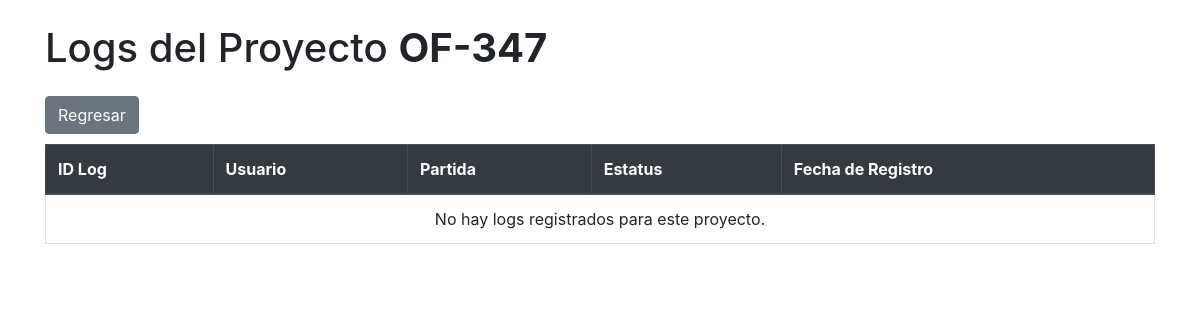
The page /ERP/ver_logs.php?id=347 (signed in) on the database as committed earlier.
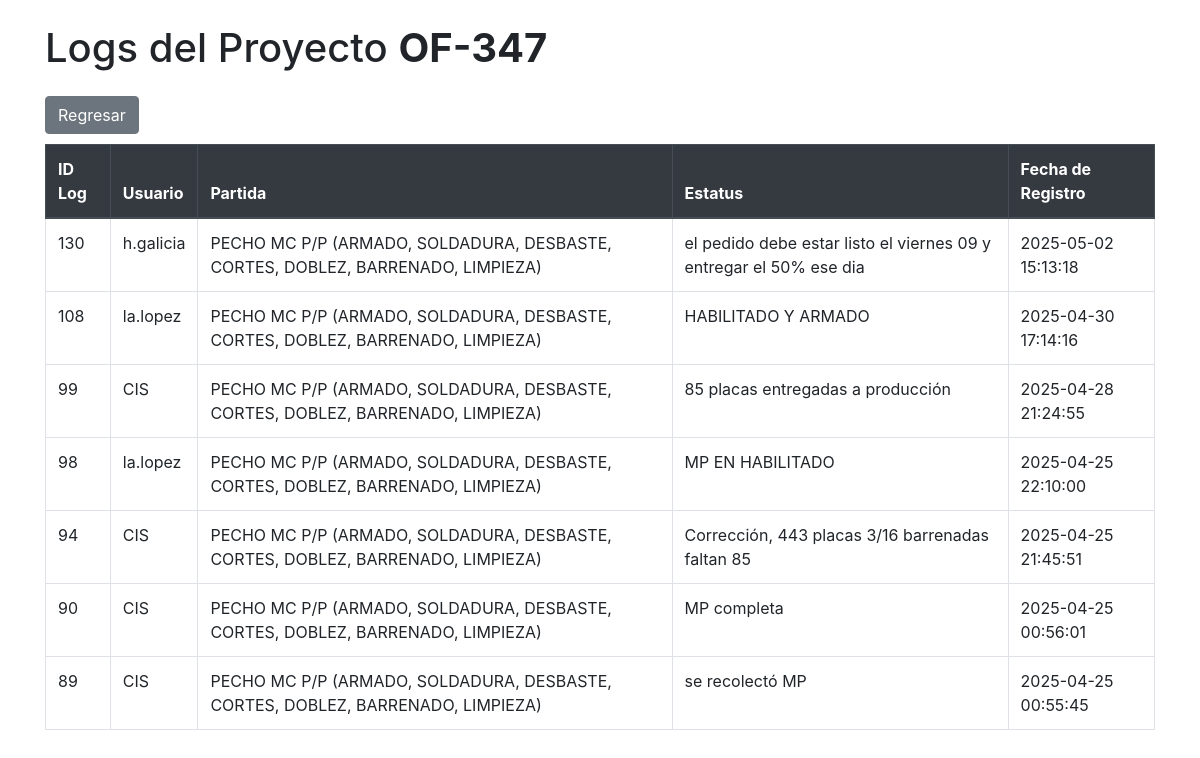
The same page on the database as committed later.
### tables this page shows
CREATE TABLE `registro_estatus` (
  `id` int(11) NOT NULL,
  `id_proyecto` varchar(100) DEFAULT NULL,
  `estatus_log` varchar(255) DEFAULT 'sin registro',
  `fecha_log` timestamp NOT NULL DEFAULT current_timestamp(),
  `id_usuario` int(11) DEFAULT NULL,
  `id_partida` int(11) DEFAULT NULL,
  `id_fab` int(11) DEFAULT NULL
);

CREATE TABLE `users` (
  `id` int(11) NOT NULL,
  `username` varchar(50) NOT NULL,
  `password` varchar(90) NOT NULL,
  `role` varchar(50) DEFAULT NULL,
  `nombre` varchar(50) NOT NULL,
  `apellido` varchar(80) NOT NULL
);

CREATE TABLE `partidas` (
  `id` int(11) NOT NULL,
  `descripcion` varchar(255) NOT NULL,
  `cod_fab` varchar(100) NOT NULL,
  `proceso` varchar(10) DEFAULT NULL,
  `cantidad` int(11) NOT NULL,
  `unidad_medida` varchar(10) NOT NULL,
  `precio_unitario` float NOT NULL,
  `subtotal` decimal(10,2) GENERATED ALWAYS AS (`cantidad` * `precio_unitario`) VIRTUAL,
  `iva` decimal(10,2) GENERATED ALWAYS AS (`subtotal` * 0.16) VIRTUAL,
  `total` decimal(10,2) GENERATED ALWAYS AS (`subtotal` + `iva`) VIRTUAL,
  `id_pd` int(11) DEFAULT NULL
);

### ERP/ver_logs.php (the view, shortened to what this page needs)
<?php
require 'C:/xampp/htdocs/db_connect.php';
$proyecto_id = $_GET['id'];
$sql = "SELECT
            re.id,
            u.username AS nombre_usuario,
            p.descripcion AS nombre_partida,
            re.estatus_log,
            re.fecha_log
        FROM registro_estatus re
        INNER JOIN partidas p ON re.id_partida = p.id
        INNER JOIN users u ON re.id_usuario = u.id
        WHERE re.id_fab = ?  -- Filtrar por id_fab de orden_fab
        ORDER BY re.fecha_log DESC";
$stmt = $conn->prepare($sql);
$stmt->bind_param("s", $proyecto_id);
$stmt->execute();
$result = $stmt->get_result();
?>
<!DOCTYPE html>
<html lang="es">
<head>
    <link rel="stylesheet" href="https://stackpath.bootstrapcdn.com/bootstrap/4.5.2/css/bootstrap.min.css">
</head>
<body>
<div class="container mt-4">
    <h1>Logs del Proyecto <b>OF-<?php echo htmlspecialchars($proyecto_id); ?></b></h1>
    <a href="ver_proyecto.php?id=<?php echo urlencode($proyecto_id); ?>" class="btn btn-secondary mt-3" style="margin-bottom: 10px;">Regresar</a>
    <table class="table table-bordered">
        <thead class="thead-dark">
            <tr>
                <th>ID Log</th>
                <th>Usuario</th>
                <th>Partida</th>
                <th>Estatus</th>
                <th>Fecha de Registro</th>
            </tr>
        </thead>
        <tbody>
        <?php
        if ($result->num_rows > 0) {
            while ($row = $result->fetch_assoc()) {
                echo "<tr>";
                echo "<td>" . $row["id"] . "</td>";
                echo "<td>" . htmlspecialchars($row["nombre_usuario"]) . "</td>";
                echo "<td>" . htmlspecialchars($row["nombre_partida"]) . "</td>";
                echo "<td>" . htmlspecialchars($row["estatus_log"]) . "</td>";
                echo "<td>" . htmlspecialchars($row["fecha_log"]) . "</td>";
                echo "</tr>";
            }
        } else {
            echo "<tr><td colspan='5' class='text-center'>No hay logs registrados para este proyecto.</td></tr>";
        }
        ?>
        </tbody>
    </table>
</div>
</body>
</html>

Rows that differ between the two databases and show on the page:
added registro_estatus: id "130", id_usuario.username "h.galicia", id_partida.descripcion "PECHO MC P/P (ARMADO, SOLDADURA, DESBASTE, CORTES, DOBLEZ, BARRENADO, LIMPIEZA)", estatus_log "el pedido debe estar listo el viernes 09 y entregar el 50% ese dia", fecha_log "2025-05-02 15:13:18"
added registro_estatus: id "108", id_usuario.username "la.lopez", id_partida.descripcion "PECHO MC P/P (ARMADO, SOLDADURA, DESBASTE, CORTES, DOBLEZ, BARRENADO, LIMPIEZA)", estatus_log "HABILITADO Y ARMADO", fecha_log "2025-04-30 17:14:16"
added registro_estatus: id "99", id_usuario.username "CIS", id_partida.descripcion "PECHO MC P/P (ARMADO, SOLDADURA, DESBASTE, CORTES, DOBLEZ, BARRENADO, LIMPIEZA)", estatus_log "85 placas entregadas a producción", fecha_log "2025-04-28 21:24:55"
added registro_estatus: id "98", id_usuario.username "la.lopez", id_partida.descripcion "PECHO MC P/P (ARMADO, SOLDADURA, DESBASTE, CORTES, DOBLEZ, BARRENADO, LIMPIEZA)", estatus_log "MP EN HABILITADO", fecha_log "2025-04-25 22:10:00"
added registro_estatus: id "94", id_usuario.username "CIS", id_partida.descripcion "PECHO MC P/P (ARMADO, SOLDADURA, DESBASTE, CORTES, DOBLEZ, BARRENADO, LIMPIEZA)", estatus_log "Corrección, 443 placas 3/16 barrenadas faltan 85", fecha_log "2025-04-25 21:45:51"
added registro_estatus: id "90", id_usuario.username "CIS", id_partida.descripcion "PECHO MC P/P (ARMADO, SOLDADURA, DESBASTE, CORTES, DOBLEZ, BARRENADO, LIMPIEZA)", estatus_log "MP completa", fecha_log "2025-04-25 00:56:01"
added registro_estatus: id "89", id_usuario.username "CIS", id_partida.descripcion "PECHO MC P/P (ARMADO, SOLDADURA, DESBASTE, CORTES, DOBLEZ, BARRENADO, LIMPIEZA)", estatus_log "se recolectó MP", fecha_log "2025-04-25 00:55:45"
Other text that changed with them:
text no longer shown: "No hay logs registrados para este proyecto."
